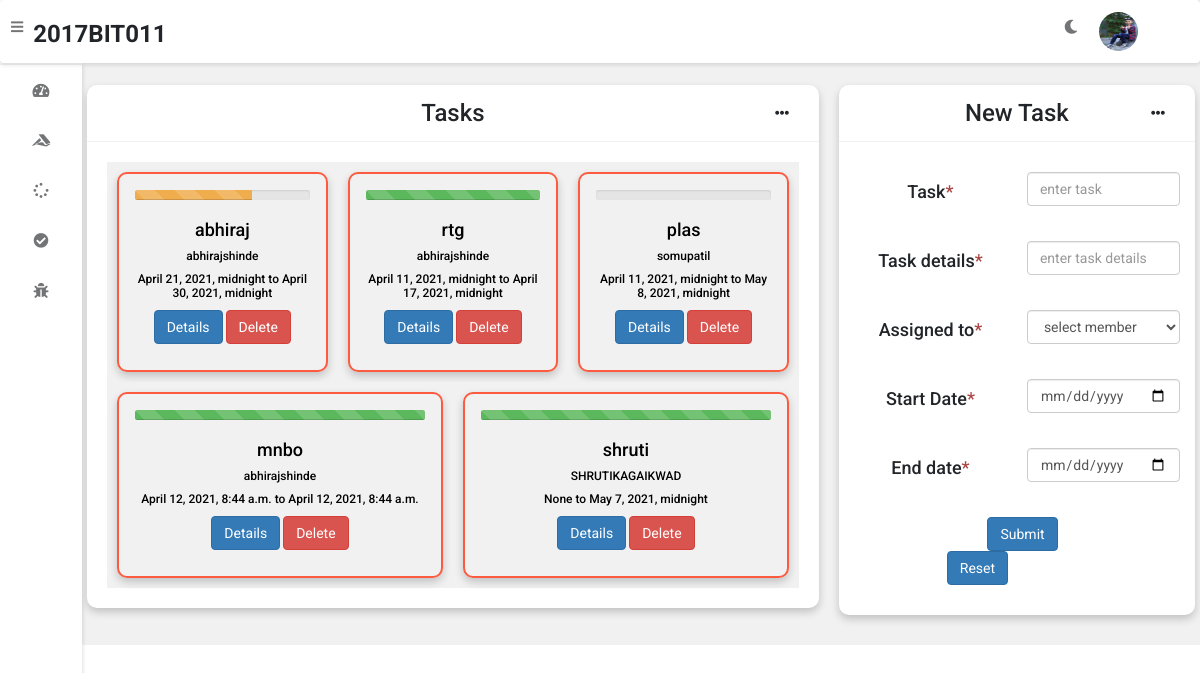
The app's page /task/task (signed in) with its own data.
### accounts/models.py (models this page shows, shortened)
class CustomUser(AbstractUser):
    username = None
    email = models.EmailField(_('email address'), unique=True , primary_key=True )
    USERNAME_FIELD = 'email'
    REQUIRED_FIELDS = []
    birth_date=models.DateTimeField(default=timezone.now)
    contact = models.IntegerField(validators=[MaxValueValidator(9999999999)], unique=False,default=0000000000,null=True, blank=True)
    gender = models.CharField(max_length=20,default='Male',null=True, blank=True)
    designation = models.CharField(max_length=20 , default = 'employee',null=True, blank=True)
    position = models.CharField(max_length=20 , default = 'employee',null=True, blank=True)
    Rate_per_day = models.IntegerField(default=500,null=True, blank=True)
    alloted_leave= models.IntegerField(default=10,null=True, blank=True)
    schedule = models.CharField(max_length=50,default = "10-6",null=True,blank=True)
    profile_pic = models.ImageField(null=True,blank=True,upload_to="images")
    objects = CustomUserManager()

### task/models.py (models this page shows, shortened)
class Taskdata(models.Model):
    task_name = models.CharField(max_length=30,default="newassignment", unique=True, primary_key=True)
    task_details =  models.CharField(max_length=30,default="newassignment",null=True, blank=True)
    start_date =models.DateTimeField(default=timezone.now,null=True, blank=True,auto_now=False)
    end_date = models.DateTimeField(default=timezone.now,null=True, blank=True)
    assign_member = models.ForeignKey(member,default="none",on_delete=models.DO_NOTHING)
    task_status =  models.IntegerField(default="0",null=True, blank=True)

### teams/models.py (models this page shows)
class member(models.Model):
    member_email = models.ForeignKey(CustomUser,on_delete=models.DO_NOTHING)
    member_name = models.CharField(max_length=100,default='new member',null=True,blank=True)
    team_name = models.ForeignKey(team , on_delete=models.DO_NOTHING)
    member_position = models.CharField(max_length=100,default="teammember",null=True,blank=True)
    joining_date = models.DateTimeField(default=timezone.now)
    member_status = models.CharField(max_length=50,default="free", null=True, blank=True)
    def __str__(self):
        return self.member_name

### task/views.py (the view)
# urls.py: path('task/', include('task.urls')),
def task(request):
    email = request.user.email
    print(email)
    teamname = member.objects.get(member_email=email).team_name
    print(teamname)
    obj = member.objects.filter(team_name=teamname , member_status="free")
    obj1 = Taskdata.objects.all()
    print(obj)
    dict1={'obj':obj, 'obj1':obj1}
    return render(request,'task.html',dict1)

### task/templates/task.html (shortened to what this page needs)
{% extends 'admin-nav.html' %}
{% load static %}
{% block content %}
	<div class="wrapper">
		<div class="row">
			<div class="col-8 col-m-12 col-sm-12">
				<div class="card">
					<div class="card-header">
						<h3 class='text-center'>
							Tasks
						</h3>
						<i class="fas fa-ellipsis-h"></i>
					</div>
					<div class="card-content">
<div class="wrap">
    <div class="flex-container float-left">
        {% for i in obj1 %}
        {% if i.task_status == 100 %}
        <div class="flex-item ">
            <div class="counter ">
                <div class="progress">
                    <div class="progress-bar progress-bar-success progress-bar-striped rounded-circle active" role="progressbar"
                    aria-valuenow=" {{ i.task_status }}" aria-valuemin="0" aria-valuemax="100" style="width:{{ i.task_status }}%">
                    </div>
                  </div>
                <h4>{{ i.task_name }} </h4>
                <h6>{{ i.assign_member }}</h6>
                <h6>{{ i.start_date }} to {{ i.end_date }}</h6>
                <h6><a href="{% url 'taskupdate' pk=i.task_name %}"><button type="submit" class="btn btn-primary">Details</button></a>  <a href="taskdelete/{{i.task_name}}" onclick="return confirm('Are you sure you want to delete this?')"><button type="submit" class="btn-danger btn">Delete</button></a></h6>
            </div>
        </div>
        {% elif i.task_status > 50 %}
        <div class="flex-item ">
            <div class="counter ">
                <div class="progress">
                    <div class="progress-bar progress-bar-warning progress-bar-striped active" role="progressbar"
                    aria-valuenow=" {{ i.task_status }}" aria-valuemin="0" aria-valuemax="100" style="width:{{ i.task_status }}%">
                    </div>
                  </div>
                  <h4>{{ i.task_name }} </h4>
                  <h6>{{ i.assign_member }}</h6>
                  <h6>{{ i.start_date }} to {{ i.end_date }}</h6>
                  <h6><a href="{% url 'taskupdate' pk=i.task_name %}"><button type="submit" class="btn btn-primary">Details</button></a>  <a href="taskdelete/{{i.task_name}}" onclick="return confirm('Are you sure you want to delete this?')"><button type="submit" class="btn-danger btn">Delete</button></a></h6>
            </div>
        </div>
        {% else %}
        <div class="flex-item ">
            <div class="counter ">
                <div class="progress">
                  </div>
                  <h4>{{ i.task_name }} </h4>
                  <h6>{{ i.assign_member }}</h6>
                  <h6>{{ i.start_date }} to {{ i.end_date }}</h6>
                  <h6><a href="{% url 'taskupdate' pk=i.task_name %}"><button type="submit" class="btn btn-primary">Details</button></a>  <a href="taskdelete/{{i.task_name}}" onclick="return confirm('Are you sure you want to delete this?')"><button type="submit" class="btn-danger btn">Delete</button></a></h6>
            </div>
        </div>
        {% endif %}
        {% endfor %}
      </div>
</div>
					</div>
				</div>
			</div>
			<div class="col-4 col-m-12 col-sm-12">
				<div class="card">
					<div class="card-header text-center">
						<h3>
								New Task
						</h3>
						<i class="fas fa-ellipsis-h"></i>
					</div>
					<div class="card-content">
                   <form action="{% url 'addtask' %}" method="POST" id='myForm'>
                <div class="row">
                    <div class="col-6 text-center">
                       <h4>Task<span class="text-danger">*</span> </h4>
                    </div>
                    <div class="col-6 ">
                     <div class="form-group">
                         <input type="text" class="form-control" id="task" name='task'  placeholder="enter task" required>
                          </div>
                    </div>
                </div>
                <div class="row">
                    <div class="col-6 text-center">
                       <h4>Task details<span class="text-danger">*</span> </h4>
                    </div>
                    <div class="col-6 ">
                     <div class="form-group">
                         <input type="text" class="form-control" name='task_details'  placeholder="enter task details" required>
                          </div>
                    </div>
                </div>
                <div class="row">
                       <div class="col-6 text-center">
                     <h4>Assigned to<span class="text-danger">*</span> </h4>
                       </div>
                       <div class="col-6 ">
                        <div class="form-group">
                            <select class="form-select form-control" name="member_name" aria-label="Default select example">
                            <option selected>select member</option>
                          </select>
                       </div>
                       </div>
                   </div>
                <div class="row">
                    <div class="col-6 text-center">
                       <h4>Start Date<span class="text-danger">*</span> </h4>
                    </div>
                    <div class="col-6 ">
                     <div class="form-group">
                         <input type="date" class="form-control" id="starh6ate" name='starh6ate' required>
                          </div>
                    </div>
                </div>
                <div class="row">
                    <div class="col-6 text-center">
                       <h4>End date<span class="text-danger">*</span> </h4>
                    </div>
                    <div class="col-6 ">
                     <div class="form-group">
                         <input type="date" class="form-control" id="enddate" name='enddate'  required>
                          </div>
                    </div>
                </div>
                <div class="row">
                <div class="container bg-light">
                    <div class="col-md-9 text-center">
                        <button type="submit" class="btn btn-primary text-center">Submit</button>
                        <button type="button" onclick="myFunction()" class="btn btn-primary text-center">Reset</button>
                    </div>
				</div>
				</div>
            </form>
					</div>
				</div>
			</div>
		</div>
	</div>
	{% endblock %}

### accounts/templates/admin-nav.html (shortened to what this page needs)
<!DOCTYPE html>
{% load static %}
<html>
<head>
    <link rel="stylesheet" href="{% static 'css/login.css'%}">
	<link rel="stylesheet" type="text/css" href="https://cdnjs.cloudflare.com/ajax/libs/Chart.js/2.9.3/Chart.min.css">
	<link rel="stylesheet" type="text/css" href="{%static 'fontawesome-free/css/all.min.css'%}">
    <link rel="stylesheet" href="https://maxcdn.bootstrapcdn.com/bootstrap/3.4.1/css/bootstrap.min.css">
	<link rel="stylesheet" type="text/css" href="{% static 'css/style.css' %}">
</head>
<body class="overlay-scrollbar">
	<div class="navbar">
		<ul class="navbar-nav">
			<li class="nav-item">
				<a class="nav-link">
					<i class="fas fa-bars" onclick="collapseSidebar()"></i>
				</a>
			</li>
			<li class="nav-item">
			<h3><b>2017BIT011</b></h3>
			</li>
		</ul>
		<ul class="navbar-nav nav-right">
			<li class="nav-item mode">
				<a class="nav-link" href="#" onclick="switchTheme()">
					<i class="fas fa-moon dark-icon"></i>
				</a>
			</li>
			<li class="nav-item avt-wrapper">
				<div class="avt dropdown">
					<img src="{{request.user.profile_pic.url}}" alt="User image" class="dropdown-toggle" data-toggle="user-menu">
				</div>
			</li>
		</ul>
	</div>
{% if request.user.position == 'admin'%}
	<div class="sidebar">
		<ul class="sidebar-nav">
			<li class="sidebar-nav-item">
				<a href="{% url 'index' %}" class="sidebar-nav-link">
					<div>
						<i class="fas fa-tachometer-alt"></i>
					</div>
					<span>
						Dashboard
					</span>
				</a>
			</li>
			<li class="sidebar-nav-item">
				<a href="{% url 'employee-trans' %}" class="sidebar-nav-link ">
					<div>
						<i class="fab fa-accusoft"></i>
					</div>
					<span>New emploee</span>
				</a>
			</li>
			<li  class="sidebar-nav-item">
				<a href="{% url 'employees' %}" class="sidebar-nav-link">
					<div>
						<i class="fas fa-tasks"></i>
					</div>
					<span>Employess</span>
				</a>
			</li>
			<li  class="sidebar-nav-item">
				<a href="{% url 'project' %}" class="sidebar-nav-link">
					<div>
						<i class="fas fa-spinner"></i>
					</div>
					<span>Project</span>
				</a>
			</li>
			<li  class="sidebar-nav-item">
				<a href="{% url 'teams' %}" class="sidebar-nav-link">
					<div>
						<i class="fas fa-check-circle"></i>
					</div>
					<span>Teams</span>
				</a>
			</li>
			<li  class="sidebar-nav-item">
				<a href="{% url 'leaveadmin' %}" class="sidebar-nav-link">
					<div>
						<i class="fas fa-bug"></i>
					</div>
					<span>Leave applications</span>
				</a>
			</li>
			<li  class="sidebar-nav-item">
				<a href="{% url 'designation' %}" class="sidebar-nav-link">
					<div>
						<i class="fas fa-chart-line"></i>
					</div>
					<span>Designations</span>
				</a>
			</li>
			<li  class="sidebar-nav-item">
				<a href="{% url 'schedule' %}" class="sidebar-nav-link">
					<div>
						<i class="fas fa-book-open"></i>
					</div>
					<span>Schedules</span>
				</a>
			</li>
		</ul>
	</div>
	{% comment %} Team leader  {% endcomment %}
	{% elif request.user.position == 'Team member' or request.user.position == "employee"%}
	<div class="sidebar">
		<ul class="sidebar-nav">
			<li class="sidebar-nav-item">
				<a href="{% url 'index' %}" class="sidebar-nav-link">
					<div>
						<i class="fas fa-tachometer-alt"></i>
					</div>
				</a>
			</li>
			<li class="sidebar-nav-item">
				<a href="{% url 'taskassigned'%}" class="sidebar-nav-link ">
					<div>
						<i class="fab fa-accusoft"></i>
					</div>
				</a>
			</li>
			<li  class="sidebar-nav-item">
				<a href="#" class="sidebar-nav-link">
					<div>
						<i class="fas fa-spinner"></i>
					</div>
				</a>
			</li>
			<li  class="sidebar-nav-item">
				<a href="{% url 'teammember' %}" class="sidebar-nav-link">
					<div>
						<i class="fas fa-check-circle"></i>
					</div>
				</a>
			</li>
			<li  class="sidebar-nav-item">
				<a href="{% url 'leavemember' %}" class="sidebar-nav-link">
					<div>
						<i class="fas fa-bug"></i>
					</div>
				</a>
			</li>
		</ul>
	</div>
	{% endif %}
  {% block content %}
 {% endblock %}
</body>
</html>

### records on screen
CustomUser: user.profile_pic (picture)
Taskdata: task_status 67 (drawn), task_name "abhiraj", assign_member "abhirajshinde", start_date "April 21, 2021, midnight", end_date "April 30, 2021, midnight"
Taskdata: task_status 100 (drawn), task_name "rtg", assign_member "abhirajshinde", start_date "April 11, 2021, midnight", end_date "April 17, 2021, midnight"
Taskdata: task_name "plas", assign_member "somupatil", start_date "April 11, 2021, midnight", end_date "May 8, 2021, midnight"
Taskdata: task_status 100 (drawn), task_name "mnbo", assign_member "abhirajshinde", start_date "April 12, 2021, 8:44 a.m.", end_date "April 12, 2021, 8:44 a.m."
Taskdata: task_status 100 (drawn), task_name "shruti", assign_member "SHRUTIKAGAIKWAD", start_date "None", end_date "May 7, 2021, midnight"
